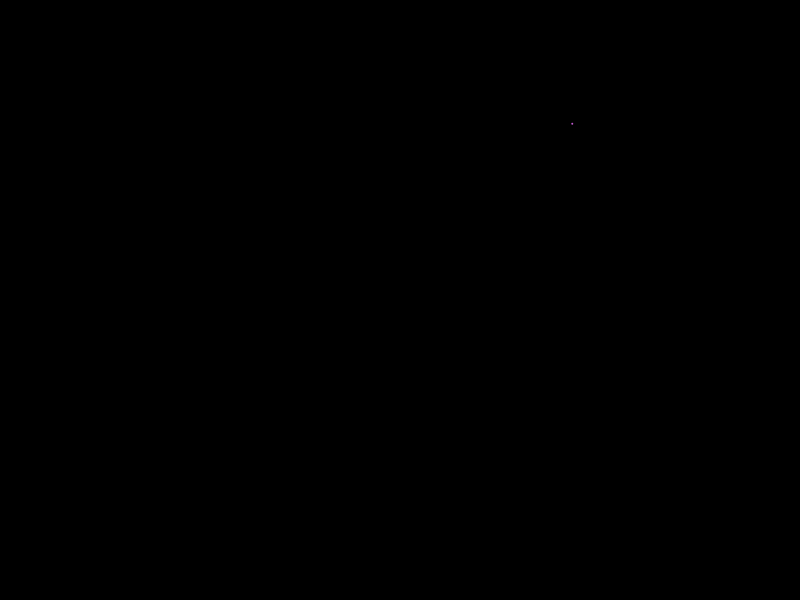
Frame 1 (no input)
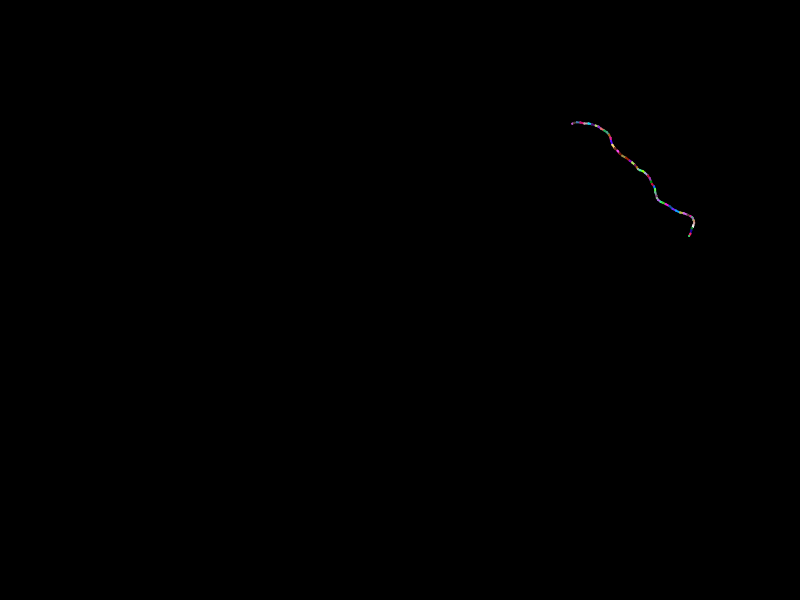
Frame 60 (no input)
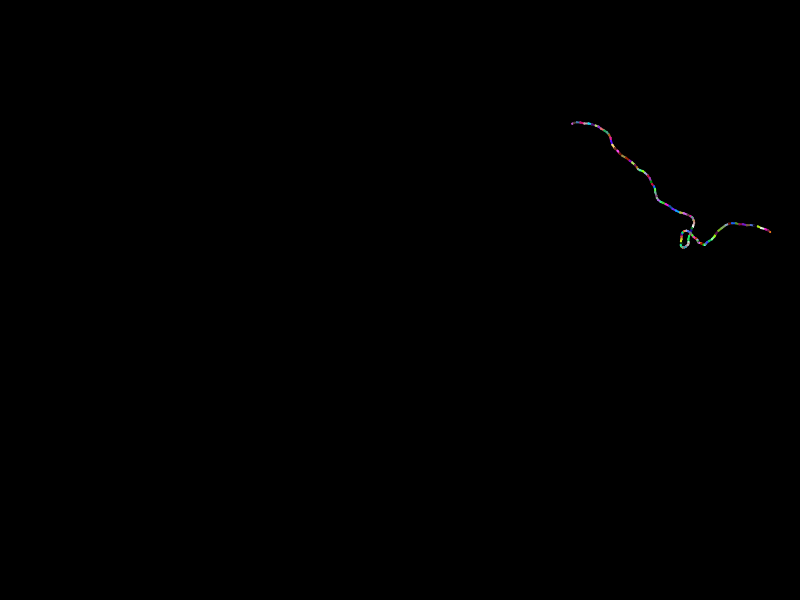
Frame 120 (the mouse pressed at the canvas centre since frame 60)

The p5.js sketch that drew these frames (run headless with seeded random() and noise() and a simulated clock; from frame 60 on, the mouse is pressed at the canvas centre):

// p5.js sketch
// ── sketch.js
var walker,force,prev;

function setup(){
  createCanvas(800,600);
  background(0);
  walker = new Walker();
}

function draw(){
  force = p5.Vector.random2D();
  prev = walker.pos.copy();

  if(walker.edges())
      walker.applyForce('edge');
  else
    walker.applyForce();

  walker.update();
  line(prev.x,prev.y,walker.pos.x,walker.pos.y);
  walker.show();
}

// ── style.css
html,body{
  height: 100%;
  margin: 0;
  padding: 0;
  width: 100%;
}

// ── walker.js
function Walker(){
  this.pos = createVector(random(width),random(height));
  this.vel = createVector();
  this.acc = createVector();
}

Walker.prototype.applyForce = function(option){
  if(option == 'edge'){
    this.vel.rotate((-1)*PI/4);
  }else{
    this.acc.add(force);
  }
}

Walker.prototype.update = function(){
  this.vel.add(this.acc);
  this.pos.add(this.vel);
  this.vel.limit(4);
  this.acc.mult(0);
}

Walker.prototype.edges = function(){
  return (this.pos.x <= 0 || this.pos.x >= width || this.pos.y <= 0 || this.pos.y >= height);
}

Walker.prototype.show = function(){
  stroke(random(255),random(255),random(255));
  strokeWeight(2);
  point(this.pos.x,this.pos.y);
}
